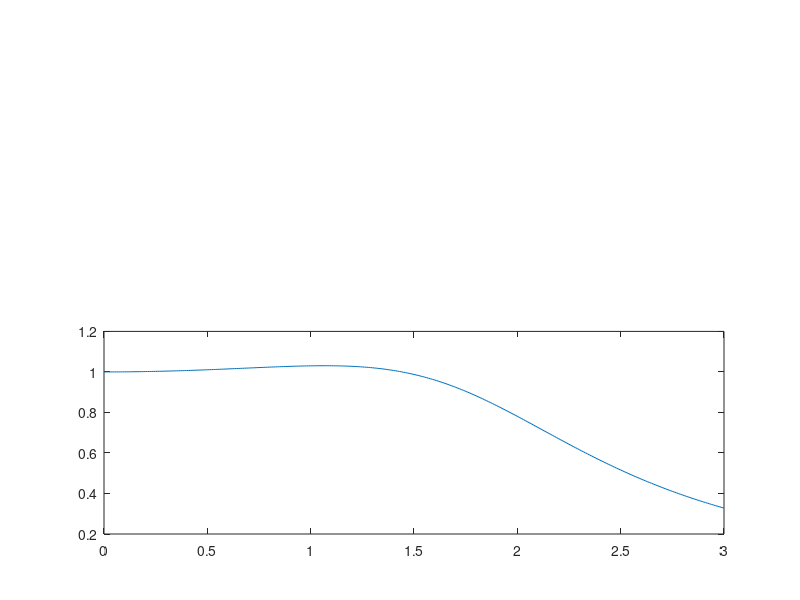

Reproduce this figure in MATLAB.
num = 10;
den = conv([1 2.5], [1 2 4]);
G = tf(num, den);
t = 0: .02: 4;
w = 0: .01: 3;
M = freqs(num, den, w);

figure;
subplot(2,1,1), step(t, G);
subplot(2,1,2), plot(w, abs(M));